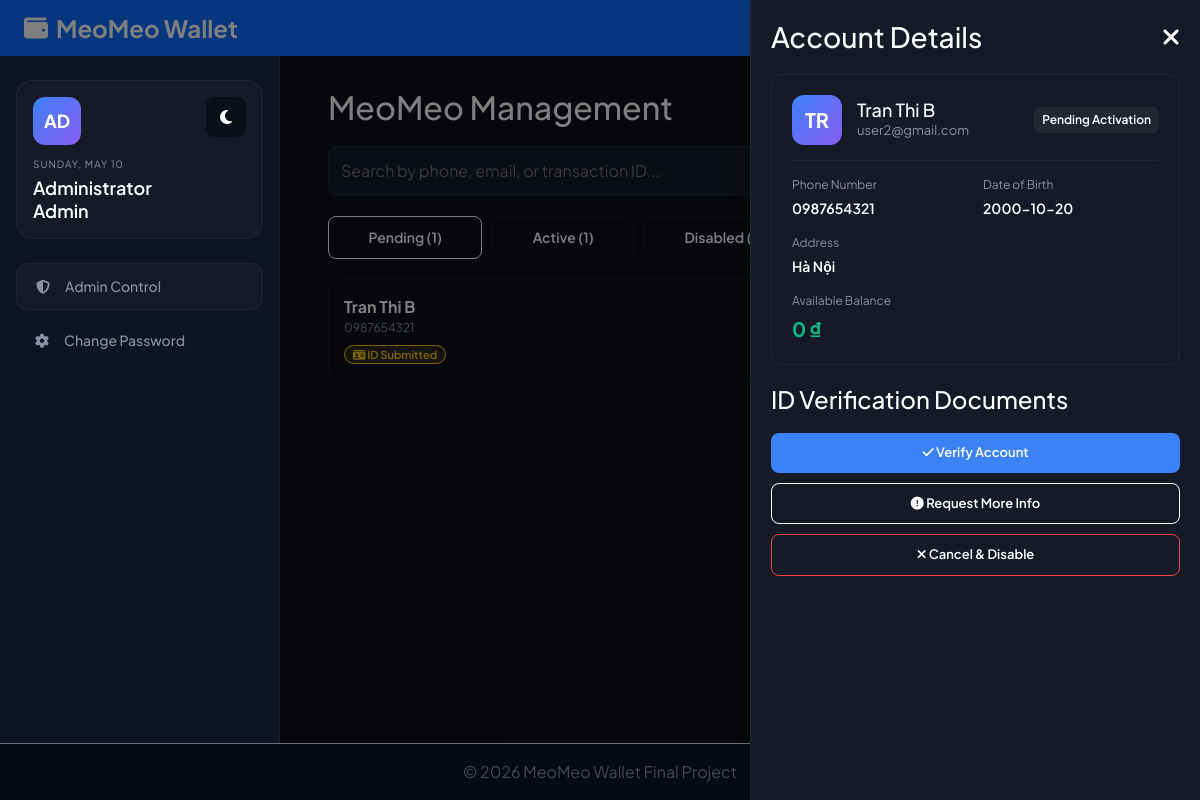
/clients/pages/Admin_dashboard.php?tab=pending&details=0987654321 (signed in), run on the app's committed database.
### tables this page shows
CREATE TABLE `user` (
  `phonenum` varchar(15) NOT NULL,
  `email` varchar(255) NOT NULL,
  `name` varchar(50) DEFAULT NULL,
  `birth` date DEFAULT NULL,
  `address` varchar(255) DEFAULT NULL,
  `front` mediumblob DEFAULT NULL,
  `back` mediumblob DEFAULT NULL,
  `pass` varchar(255) NOT NULL,
  `verified` tinyint(1) NOT NULL DEFAULT -1 COMMENT '-1:firstRegist\r\n0:False\r\n1:True\r\n2:Request additional information\r\n3:IsAdmin True\r\n4:DisableAccount',
  `abnormal_login` tinyint(4) NOT NULL DEFAULT 0 COMMENT '>6 lock account\n>3 lock 1 minute',
  `card_num` varchar(6) DEFAULT NULL,
  `money` decimal(19,4) NOT NULL DEFAULT 0.0000,
  `CVV` varchar(3) DEFAULT NULL,
  `expire` date DEFAULT NULL,
  `locked_time` datetime DEFAULT NULL COMMENT 'Disable account overtime',
  `created_at` datetime NOT NULL DEFAULT current_timestamp() COMMENT 'Account registration timestamp',
  `card_updated_at` datetime DEFAULT NULL COMMENT 'Last time ID card was uploaded/updated'
);

### clients/modules/adminLogic.php (called while the page is built, shortened)
<?php
$username = htmlspecialchars($_SESSION['name'], ENT_QUOTES, 'UTF-8');
$current_date = strtoupper(date('l, F j'));
$con = connect_db();
$pending_accounts = $con->query("SELECT * FROM `user` WHERE `verified` IN (-1, 0, 2) AND `phonenum` != '0000000000' ORDER BY GREATEST(`created_at`, COALESCE(`card_updated_at`, `created_at`)) DESC")->fetch_all(MYSQLI_ASSOC);
$active_accounts = $con->query("SELECT * FROM `user` WHERE `verified` = 1 AND `phonenum` != '0000000000' ORDER BY `created_at` DESC")->fetch_all(MYSQLI_ASSOC);
$search_query = trim($_GET['search'] ?? '');
if (isset($_GET['tab'])) {
    $active_tab = $_GET['tab'];
} elseif ($search_query) {
    $active_tab = 'search';
} else {
    $active_tab = $_SESSION['admin_active_tab'] ?? 'pending';
}
$selected_phone = $_GET['details'] ?? '';
if ($selected_phone) {
    $stmt = $con->prepare("SELECT * FROM `user` WHERE `phonenum` = ?");
    $stmt->bind_param("s", $selected_phone);
    $stmt->execute();
    $user_details = $stmt->get_result()->fetch_assoc();
}
?>

### clients/pages/Admin_dashboard.php (the view, shortened to what this page needs)
<?php
require_once('../modules/adminLogic.php');
?>
<?php
include '../src/header.php';
?>
<link rel="stylesheet" href="https://cdnjs.cloudflare.com/ajax/libs/font-awesome/6.4.0/css/all.min.css">
<link rel="stylesheet" href="../assets/css/admin.css">
<div class="dashboard-wrapper">
    <aside class="sidebar">
        <div class="user-profile-card">
            <button class="theme-toggle" id="themeToggleBtn">
                <i class="fa-solid fa-moon"></i>
            </button>
            <div class="avatar"><?= strtoupper(substr($username, 0, 2)) ?></div>
            <div class="date-text"><?= $current_date ?></div>
            <div class="welcome-text">Administrator<br><?= $username ?></div>
        </div>
        <nav class="nav-menu">
            <a href="Admin_dashboard.php" class="nav-link active"><i class="fa-solid fa-shield-halved"></i> Admin Control</a>
            <a href="ChangePassword.php" class="nav-link"><i class="fa-solid fa-gear"></i> Change Password</a>
        </nav>
    </aside>
    <main class="main-content" style="padding-top: 20px;">
        <h2 style="margin-bottom: 20px;">MeoMeo Management</h2>
        <form method="GET" action="Admin_dashboard.php" style="margin-bottom: 20px; display: flex; gap: 10px;">
            <input type="text" name="search" placeholder="Search by phone, email, or transaction ID..." value="<?= htmlspecialchars($search_query) ?>" style="flex: 1; padding: 12px; border-radius: 8px; border: 1px solid var(--border-color); background: var(--bg-surface); color: var(--text-main);">
            <button type="submit" class="btn btn-primary"><i class="fa-solid fa-magnifying-glass"></i> Search</button>
        </form>
        <div class="admin-tabs">
            <div class="admin-tab <?= $active_tab === 'pending' ? 'active' : '' ?>" onclick="switchTab('pending')">Pending (<?= count($pending_accounts) ?>)</div>
            <div class="admin-tab <?= $active_tab === 'active' ? 'active' : '' ?>" onclick="switchTab('active')">Active (<?= count($active_accounts) ?>)</div>
            <div class="admin-tab <?= $active_tab === 'disabled' ? 'active' : '' ?>" onclick="switchTab('disabled')">Disabled (<?= count($disabled_accounts) ?>)</div>
            <div class="admin-tab <?= $active_tab === 'locked' ? 'active' : '' ?>" onclick="switchTab('locked')">Locked (<?= count($locked_accounts) ?>)</div>
            <div class="admin-tab <?= $active_tab === 'tx' ? 'active' : '' ?>" onclick="switchTab('tx')">Pending Tx (<?= count($pending_tx) ?>)</div>
        </div>
        <div id="list-pending" class="admin-list <?= $active_tab === 'pending' ? 'active' : '' ?>">
            <?php foreach($pending_accounts as $u): ?>
                <div class="admin-card">
                    <div class="admin-card-header">
                        <div>
                            <strong><?= htmlspecialchars($u['name'] ?: 'Unknown') ?></strong>
                            <div style="font-size: 12px; color: var(--text-muted);"><?= htmlspecialchars($u['phonenum']) ?></div>
                            <?php if ($u['verified'] == 2): ?>
                                <div style="margin-top: 4px;">
                                    <span style="font-size: 11px; font-weight: 600; padding: 2px 8px; border-radius: 20px; background: rgba(251,146,60,0.15); color: var(--warning); border: 1px solid var(--warning);">
                                        <i class="fa-solid fa-circle-exclamation"></i> Needs Info
                                    </span>
                                </div>
                            <?php else: ?>
                                <div style="margin-top: 4px;">
                                    <span style="font-size: 11px; font-weight: 600; padding: 2px 8px; border-radius: 20px; background: rgba(234,179,8,0.15); color: #facc15; border: 1px solid #facc15;">
                                        <i class="fa-solid fa-id-card"></i> ID Submitted
                                    </span>
                                </div>
                            <?php endif; ?>
                        </div>
                    </div>
                    <div>
                        <a href="?tab=pending&details=<?= urlencode($u['phonenum']) ?>" class="btn btn-outline btn-sm">View Details</a>
                    </div>
                </div>
            <?php endforeach; if(empty($pending_accounts)) echo "<p>No pending accounts.</p>"; ?>
        </div>
    </main>
</div>
<div class="overlay <?= $selected_phone ? 'open' : '' ?>" onclick="window.location='Admin_dashboard.php?tab=<?= htmlspecialchars($active_tab) ?><?= $search_query ? '&search=' . urlencode($search_query) : '' ?>'"></div>
<div class="details-panel <?= $selected_phone ? 'open' : '' ?>">
    <div style="display: flex; justify-content: space-between; align-items: center; margin-bottom: 20px;">
        <h3 style="margin: 0;">Account Details</h3>
        <a href="Admin_dashboard.php?tab=<?= htmlspecialchars($active_tab) ?><?= $search_query ? '&search=' . urlencode($search_query) : '' ?>" style="color: var(--text-color);"><i class="fa-solid fa-xmark fa-xl"></i></a>
    </div>
    <?php if($user_details): ?>
        <?php
            $status_label = '';
            $status_color = '';
            if (in_array($user_details['verified'], [-1, 0])) {
                $status_label = 'Pending Activation';
                $status_color = 'var(--warning)';
            } elseif ($user_details['verified'] == 2) {
                $status_label = 'Update Requested';
                $status_color = 'var(--warning)';
            } elseif ($user_details['verified'] == 4) {
                $status_label = 'Disabled / Blocked';
                $status_color = 'var(--danger)';
            } elseif ($user_details['verified'] == 1) {
                $status_label = 'Active';
                $status_color = 'var(--success)';
            }
        ?>
        <div style="background: var(--bg-surface); padding: 20px; border-radius: 12px; border: 1px solid var(--border-color); margin-bottom: 20px;">
            <div style="display: flex; align-items: center; gap: 15px; margin-bottom: 15px; padding-bottom: 15px; border-bottom: 1px solid var(--border-color);">
                <div class="avatar" style="margin: 0; width: 50px; height: 50px; font-size: 20px;"><?= strtoupper(substr($user_details['name'] ?: 'UN', 0, 2)) ?></div>
                <div style="flex: 1;">
                    <h4 style="margin: 0; font-size: 18px;"><?= htmlspecialchars($user_details['name'] ?: 'N/A') ?></h4>
                    <div style="font-size: 13px; color: var(--text-muted);"><?= htmlspecialchars($user_details['email']) ?></div>
                </div>
                <div style="font-size: 12px; font-weight: 600; padding: 4px 8px; border-radius: 6px; background: rgba(255,255,255,0.05); color: <?= $status_color ?>; border: 1px solid <?= $status_color ?>;">
                    <?= $status_label ?>
                </div>
            </div>
            <div style="display: grid; grid-template-columns: 1fr 1fr; gap: 15px;">
                <div>
                    <div style="font-size: 12px; color: var(--text-muted); margin-bottom: 4px;">Phone Number</div>
                    <div style="font-size: 14px; font-weight: 600;"><?= htmlspecialchars($user_details['phonenum']) ?></div>
                </div>
                <div>
                    <div style="font-size: 12px; color: var(--text-muted); margin-bottom: 4px;">Date of Birth</div>
                    <div style="font-size: 14px; font-weight: 600;"><?= htmlspecialchars($user_details['birth'] ?: 'N/A') ?></div>
                </div>
                <div style="grid-column: span 2;">
                    <div style="font-size: 12px; color: var(--text-muted); margin-bottom: 4px;">Address</div>
                    <div style="font-size: 14px; font-weight: 600;"><?= htmlspecialchars($user_details['address'] ?: 'N/A') ?></div>
                </div>
                <div style="grid-column: span 2;">
                    <div style="font-size: 12px; color: var(--text-muted); margin-bottom: 4px;">Available Balance</div>
                    <div style="font-size: 20px; font-weight: 700; color: var(--success);"><?= number_format($user_details['money'],0,',','.') ?> ₫</div>
                </div>
            </div>
        </div>
        <?php if(in_array($user_details['verified'], [-1, 0, 2])): ?>
            <h4 style="margin-top: 20px; margin-bottom: 15px;">ID Verification Documents</h4>
            <form method="POST" action="../modules/adminLogic.php" style="margin-top: 20px; display: flex; flex-direction: column; gap: 10px;" onsubmit="return confirm('Are you sure you want to perform this action?');">
                <button type="submit" name="action" value="verify" class="btn btn-primary"><i class="fa-solid fa-check"></i> Verify Account</button>
                <button type="submit" name="action" value="request_info" class="btn btn-outline" style="border-color: var(--warning); color: var(--warning);"><i class="fa-solid fa-circle-exclamation"></i> Request More Info</button>
                <button type="submit" name="action" value="cancel" class="btn btn-outline" style="border-color: var(--danger); color: var(--danger);"><i class="fa-solid fa-xmark"></i> Cancel & Disable</button>
            </form>
        <?php endif; ?>
    <?php endif; ?>
</div>
<?php
    include '../src/footer.php';
     ?>

### clients/assets/css/admin.css (style rules this page uses)
.admin-tabs { display: flex; gap: 10px; margin-bottom: 20px; flex-wrap: wrap; }
.admin-tab { padding: 10px 15px; border-radius: 8px; background: var(--bg-dark); color: var(--text-color); cursor: pointer; border: 1px solid var(--border-color); font-weight: 600; font-size: 14px; flex-grow: 1; text-align: center; }
.admin-tab.active { background: var(--primary-color); color: white; border-color: var(--primary-color); }
.admin-list { display: none; }
.admin-list.active { display: block; }
.admin-card { background: var(--bg-dark); border-radius: 12px; padding: 15px; margin-bottom: 15px; border: 1px solid var(--border-color); display: flex; flex-direction: column; gap: 10px; }
.admin-card-header { display: flex; justify-content: space-between; align-items: center; border-bottom: 1px solid var(--border-color); padding-bottom: 10px; }
.details-panel { position: fixed; top: 0; right: -100%; width: 100%; max-width: 450px; height: 100vh; background: var(--bg-surface); border-left: 1px solid var(--border-color); z-index: 1000; transition: 0.3s; padding: 20px; overflow-y: auto; box-shadow: -5px 0 15px rgba(0,0,0,0.1); }
.details-panel.open { right: 0; }
.overlay { position: fixed; top: 0; left: 0; width: 100%; height: 100vh; background: rgba(0,0,0,0.5); z-index: 999; display: none; }
.overlay.open { display: block; }
@media only screen and (min-width: 768px) { .admin-card { flex-direction: row; align-items: center; justify-content: space-between; } }
@media only screen and (min-width: 768px) { .admin-card-header { border-bottom: none; padding-bottom: 0; } }
@media only screen and (min-width: 768px) { .admin-tabs { flex-wrap: nowrap; } }
@media only screen and (min-width: 992px) { .details-panel { width: 450px; } }

### data on the page
user: name "Tran Thi B", phonenum "0987654321", shows "ID Submitted", name "TR", email "user2@gmail.com", verified "Pending Activation", birth "2000-10-20", address "Hà Nội", money "0"

### other printed values
substr($username, 0, 2) "AD"
$current_date "SUNDAY, MAY 10"
$username "Admin"
count($pending_accounts) "1"
count($active_accounts) "1"
